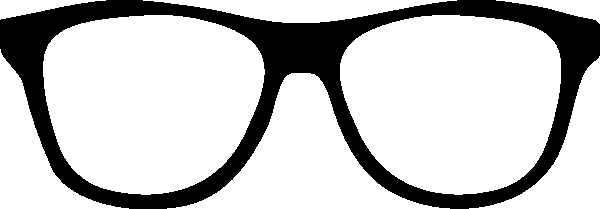
#> input picture glass_mask.png, 600 x 209 px
$ jupyter execute FYP_glass_synthesis.ipynb
#> lines starting #> are read from the running program, lines starting #| are printed output that depends on the picture; after the words box and inside, x2 and y2 are one past the last pixel; in counts of white or black regions, pixels touching at a corner belong together
[cell 1]
import os
import os.path
import PIL
from PIL import Image
import cv2
import numpy as np

[cell 2]
DIR = 'output/train/happy/' #directory
glass_img = cv2.imread('glass_mask.png')
#> glass_img is the input picture: shape (209, 600, 3); 77.1% white; 1 black region, box (x1, y1, x2, y2) and area: (0, 0, 600, 209) 28730
# SAVE_DIR = 'output/' #output directory

[cell 3]
face_cascade = cv2.CascadeClassifier(cv2.data.haarcascades + 'haarcascade_frontalface_default.xml')
eye_cascade = cv2.CascadeClassifier(cv2.data.haarcascades + 'haarcascade_eye.xml')

[cell 4]
for file in os.listdir(DIR):
    image = cv2.imread(os.path.join(DIR,file))
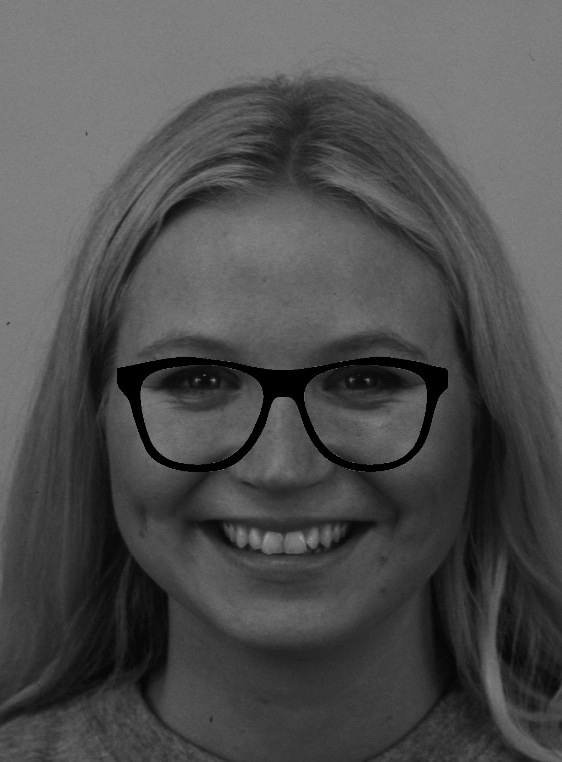
#> input picture output/train/happy/AF27HAS.JPG, 562 x 762 px
#> image is the input picture: shape (762, 562, 3); min 0, max 155, mean 78.2
    gray = cv2.cvtColor(image, cv2.COLOR_BGR2GRAY)
    centers = []
    faces = face_cascade.detectMultiScale(gray, 1.3, 5)
#> faces = [[58, 231, 390, 390]]
    # iterating over the face detected
    for (x, y, w, h) in faces:

        # create two Regions of Interest.
        roi_gray = gray[y:y + h, x:x + w]
        roi_color = image[y:y + h, x:x + w]
        eyes = eye_cascade.detectMultiScale(roi_gray)

        # Store the coordinates of eyes in the image to the 'center' array
        for (ex, ey, ew, eh) in eyes:
            centers.append((x + int(ex + 0.5 * ew), y + int(ey + 0.5 * eh)))
#> this loop made 1 pass
#> (x, y, w, h, eyes) on pass 1: (58, 231, 390, 390, [[280, 127, 40, 40], [120, 259, 89, 89]])
#> pass 1, `roi_gray = gray[y:y + h, x:x + w]`:
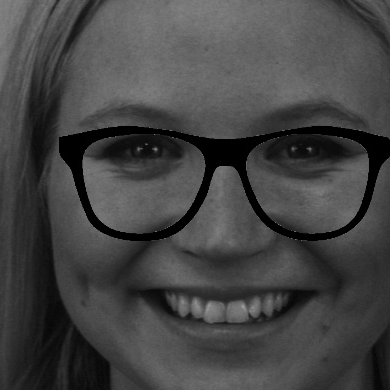
#> roi_gray: shape (390, 390); min 0, max 155, mean 68.3
#> after the loop, centers = [(358, 378), (222, 534)]

    if len(centers) > 1:
        # change the given value of 2.15 according to the size of the detected face
        print(centers)
#| [(358, 378), (222, 534)]
        glasses_width = 2.15 * abs(centers[1][0] - centers[0][0])
#> glasses_width = 292.4
        overlay_img = np.ones(image.shape, np.uint8) * 255
        h, w = glass_img.shape[:2]
#> h = 209; w = 600
        scaling_factor = glasses_width / w
#> scaling_factor = 0.487

        overlay_glasses = cv2.resize(glass_img, None, fx=scaling_factor, fy=scaling_factor, interpolation=cv2.INTER_AREA)
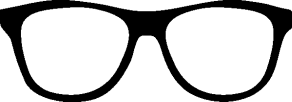
#> overlay_glasses: shape (102, 292, 3); min 0, max 255, mean 196.6

        x = centers[0][0] if centers[0][0] < centers[1][0] else centers[1][0]
#> x = 222

        # The x and y variables below depend upon the size of the detected face.
        x -= 0.25 * overlay_glasses.shape[1]
#> x = 149
        y += 1.1 * overlay_glasses.shape[0]
#> y = 343.2

        # Slice the height, width of the overlay image.
        h, w = overlay_glasses.shape[:2]
#> h = 102; w = 292
        overlay_img[int(y):int(y + h), int(x):int(x + w)] = overlay_glasses
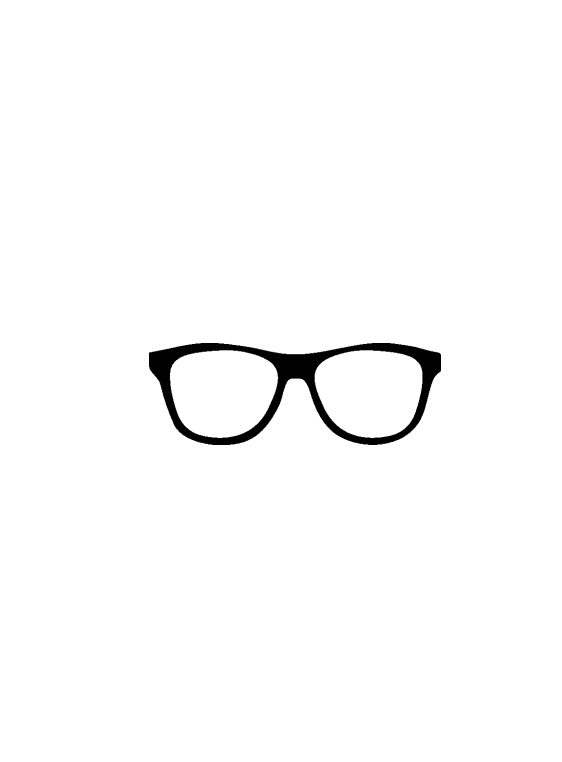
#> overlay_img: shape (762, 562, 3); min 0, max 255, mean 250.9

        # Create a mask and generate it's inverse.
        gray_glasses = cv2.cvtColor(overlay_img, cv2.COLOR_BGR2GRAY)
        ret, mask = cv2.threshold(gray_glasses, 110, 255, cv2.THRESH_BINARY)
#> mask: shape (762, 562); 98.4% white; 1 black region, box (x1, y1, x2, y2) and area: (149, 343, 441, 445) 6735
        mask_inv = cv2.bitwise_not(mask)
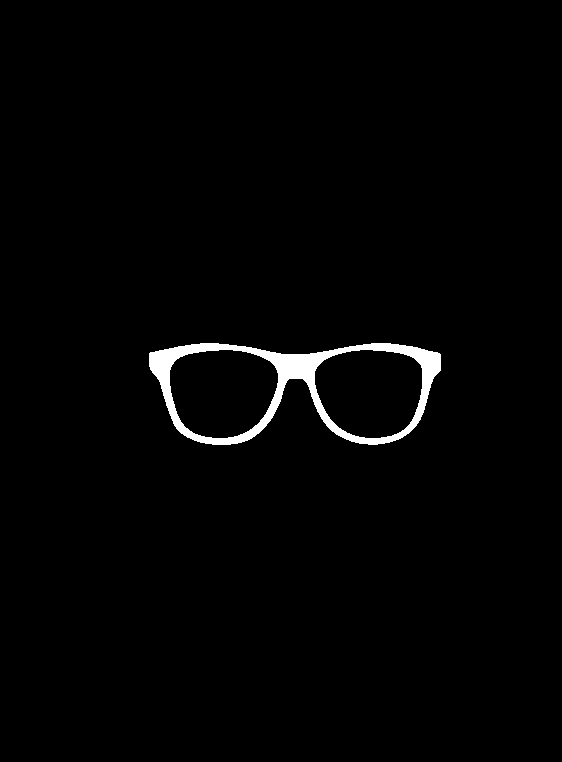
#> mask_inv: shape (762, 562); 1.6% white; 1 white region, box (x1, y1, x2, y2) and area: (149, 343, 441, 445) 6735
        temp = cv2.bitwise_and(image, image, mask=mask)

        temp2 = cv2.bitwise_and(overlay_img, overlay_img, mask=mask_inv)
        final_img = cv2.add(temp, temp2)

        #save the new images in new dir
        cv2.imwrite(os.path.join(DIR,file), final_img)
        centers.clear()
#> pass 2 of the loop `for file in os.listdir(DIR):`:
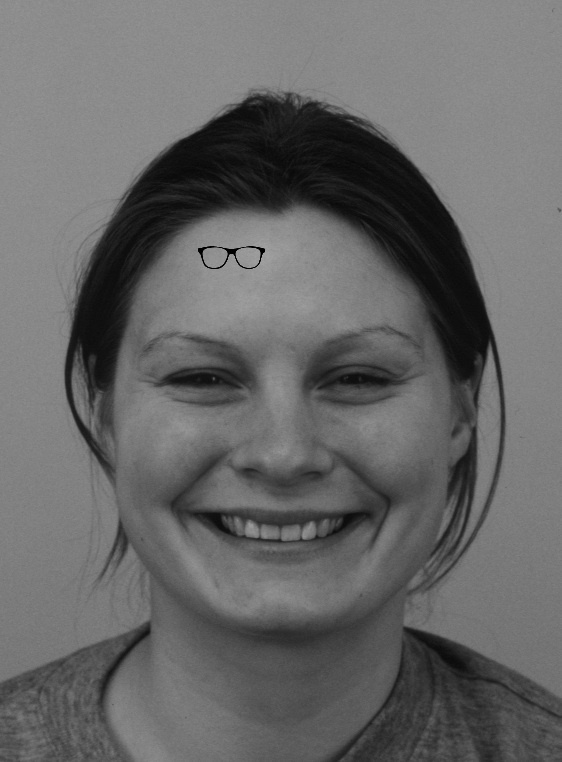
#> input picture output/train/happy/AF32HAS.JPG, 562 x 762 px
#> image is the input picture: shape (762, 562, 3); min 0, max 165, mean 102.7
#> faces = [[79, 221, 402, 402]]
#> the loop `for (x, y, w, h) in faces:` made 1 pass
#> pass 1, `roi_gray = gray[y:y + h, x:x + w]`:
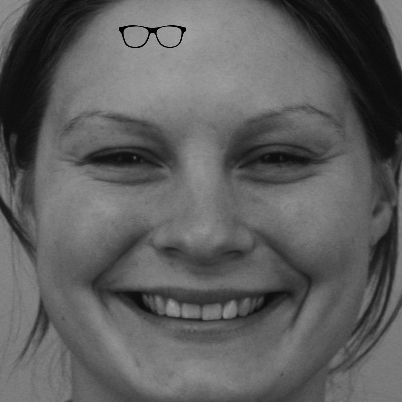
#> roi_gray: shape (402, 402); min 0, max 165, mean 94.5
#> after the loop `for (x, y, w, h) in faces:`: centers = [(214, 379), (247, 478), (208, 523), (325, 385)]
#| [(214, 379), (247, 478), (208, 523), (325, 385)]
#> glasses_width = 70.95
#> scaling_factor = 0.118
#> overlay_glasses: shape (25, 71, 3)
#> `x = centers[0][0] if centers[0][0] < centers[1][0] else centers[1][0]`: x = 214
#> `x -= 0.25 * overlay_glasses.shape[1]`: x = 196.2
#> `y += 1.1 * overlay_glasses.shape[0]`: y = 248.5
#> mask: shape (762, 562); 99.9% white; 1 black region, box (x1, y1, x2, y2) and area: (196, 248, 267, 273) 392
#> `mask_inv = cv2.bitwise_not(mask)`:
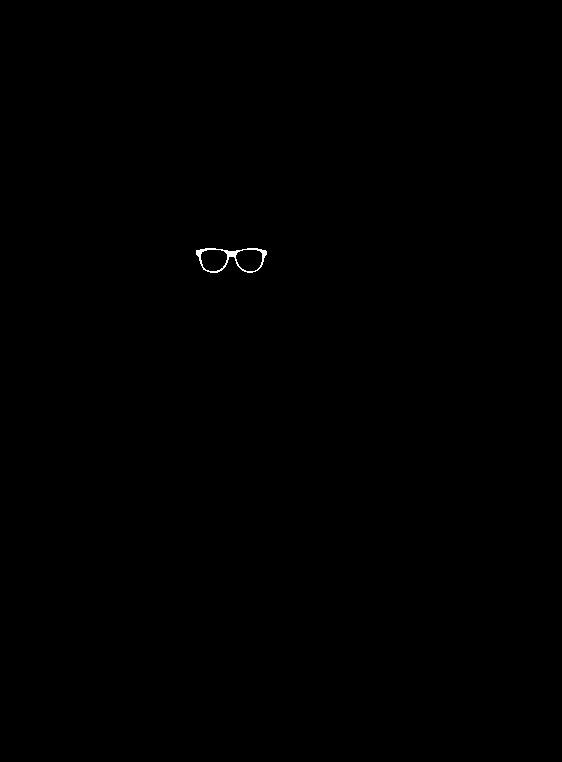
#> mask_inv: shape (762, 562); 0.09% white; 1 white region, box (x1, y1, x2, y2) and area: (196, 248, 267, 273) 392
#> pass 3 of the loop `for file in os.listdir(DIR):`:
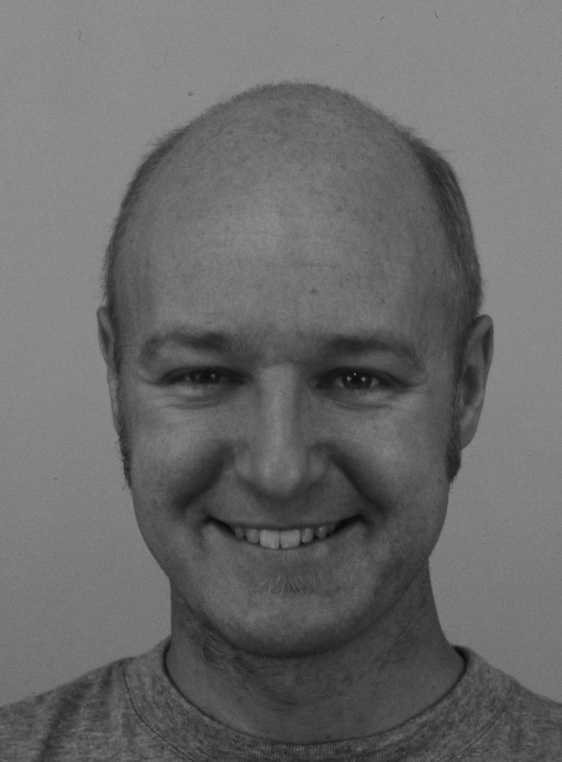
#> input picture output/train/happy/AM09HAS.JPG, 562 x 762 px
#> image is the input picture: shape (762, 562, 3); min 9, max 148, mean 105.2
#> faces = [[76, 219, 411, 411]]
#> the loop `for (x, y, w, h) in faces:` made 1 pass
#> (x, y, w, h, eyes) on pass 1: (76, 219, 411, 411, [[246, 133, 56, 56], [70, 109, 96, 96]])
#> after the loop `for (x, y, w, h) in faces:`: centers = [(350, 380), (194, 376)]
#| [(350, 380), (194, 376)]
#> glasses_width = 335.4
#> scaling_factor = 0.559
#> `overlay_glasses = cv2.resize(glass_img, None, fx=scaling_factor, fy=sc..`:
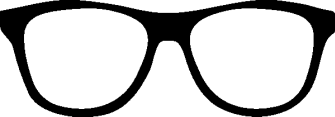
#> overlay_glasses: shape (117, 335, 3); min 0, max 255, mean 196.6
#> `x = centers[0][0] if centers[0][0] < centers[1][0] else centers[1][0]`: x = 194
#> `x -= 0.25 * overlay_glasses.shape[1]`: x = 110.2
#> `y += 1.1 * overlay_glasses.shape[0]`: y = 347.7
#> mask: shape (762, 562); 97.9% white; 1 black region, box (x1, y1, x2, y2) and area: (110, 347, 445, 464) 8857
#> `temp2 = cv2.bitwise_and(overlay_img, overlay_img, mask=mask_inv)`:
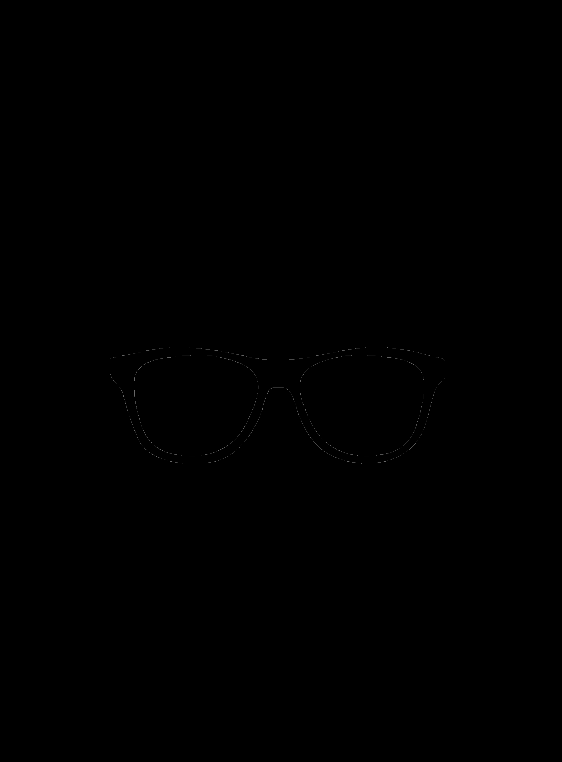
#> temp2: shape (762, 562, 3); min 0, max 110, mean 0.1
